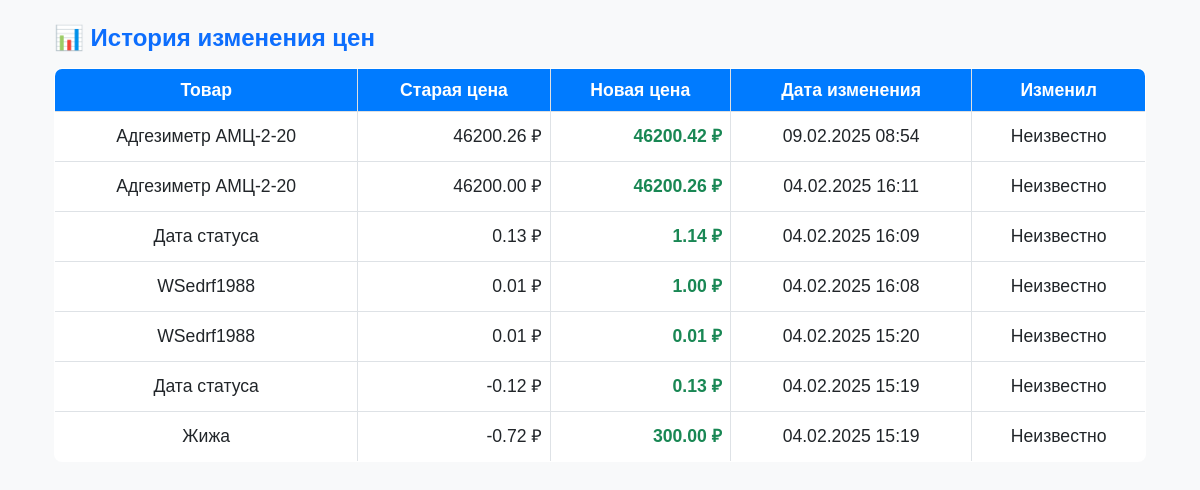
Before: /price-history/ with the older database file.
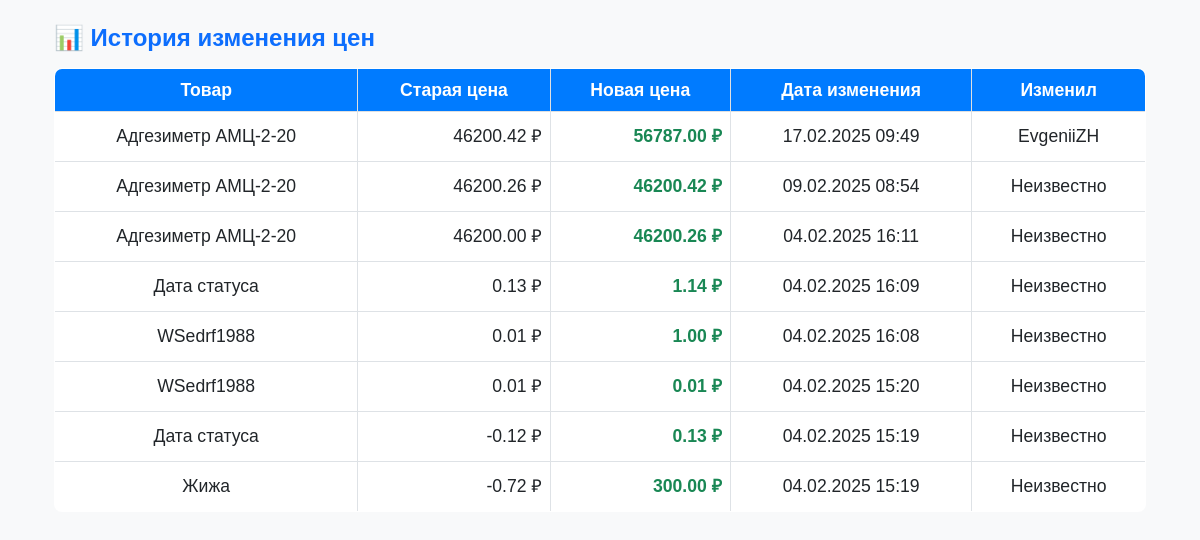
After: the same page with the newer database file.
### trades/models.py (models this page shows, shortened)
class PriceHistory(models.Model):
    item = models.ForeignKey('Item', on_delete=models.CASCADE, related_name="price_history")
    old_price = models.DecimalField(max_digits=10, decimal_places=2)
    new_price = models.DecimalField(max_digits=10, decimal_places=2)
    changed_at = models.DateTimeField(auto_now_add=True)
    changed_by = models.ForeignKey(
        settings.AUTH_USER_MODEL,
        on_delete=models.SET_NULL,
        null=True,
        blank=True,
        verbose_name="Изменил"
    )

class Item(models.Model):
    name = models.CharField(max_length=255, unique=True)
    price = models.DecimalField(max_digits=10, decimal_places=2)

### trades/views.py (the view)
# urls.py: path('price-history/', price_history_view, name='price_history'),
def price_history_view(request):
    price_history = PriceHistory.objects.all().order_by('-changed_at')  # Сортируем по дате (новые сверху)
    return render(request, "trades/price_history.html", {"price_history": price_history})

### trades/templates/trades/price_history.html (shortened to what this page needs)
{% extends 'base.html' %}
{% block content %}
    <div class="container my-4">
        <h2 class="text-primary">📊 История изменения цен</h2>
        <div class="table-responsive">
            <table class="table table-bordered table-hover">
                <thead class="table-light">
                <tr>
                    <th>Товар</th>
                    <th>Старая цена</th>
                    <th>Новая цена</th>
                    <th>Дата изменения</th>
                    <th>Изменил</th>
                </tr>
                </thead>
                <tbody>
                {% for history in price_history %}
                    <tr>
                        <td>{{ history.item.name }}</td>
                        <td class="text-end">{{ history.old_price|floatformat:2 }} ₽</td>
                        <td class="text-end fw-bold text-success">{{ history.new_price|floatformat:2 }} ₽</td>
                        <td class="text-center">{{ history.changed_at|date:"d.m.Y H:i" }}</td>
                        <td class="text-center">
                            {% if history.changed_by %}
                                {{ history.changed_by.username }}
                            {% else %}
                                Неизвестно
                            {% endif %}
                        </td>
                    </tr>
                {% empty %}
                    <tr>
                        <td colspan="5" class="text-center text-muted">История изменений отсутствует</td>
                    </tr>
                {% endfor %}
                </tbody>
            </table>
        </div>
    </div>
{% endblock %}

Changed rows visible on the page:
added PriceHistory: item.name "Адгезиметр АМЦ-2-20", old_price "46200.42", new_price "56787.00", changed_at "17.02.2025 09:49", changed_by.username "EvgeniiZH"
